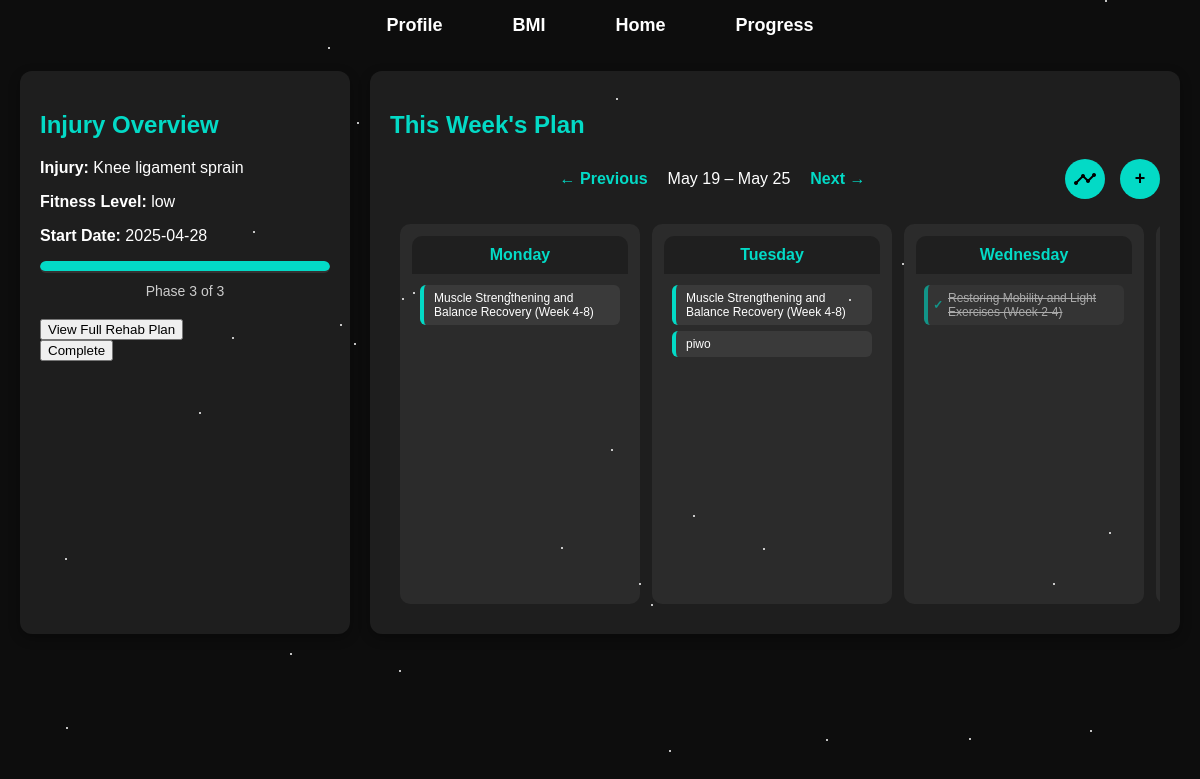
Page /home?week_offset=-2 (signed in) on the committed database.
### tables this page shows
CREATE TABLE user_events (
            id INTEGER PRIMARY KEY AUTOINCREMENT,
            user_id INTEGER NOT NULL,
            title TEXT NOT NULL,
            date TEXT NOT NULL, completed INTEGER DEFAULT 0, start DATETIME, end DATETIME, repeat_type TEXT,
            FOREIGN KEY (user_id) REFERENCES users(id)
        );

### app.py (the view)
@app.route("/home")
def home():
    user_id = session.get('user_id')
    if not user_id:
        return redirect(url_for('auth.login'))
    user_injury = get_user_injury(user_id)
    if not user_injury:
        return render_template("home_page.html",
                               injuries=get_distinct_injury_types(),
                               user_injury=None)
    injury_type, fitness_level, doctor_confirmed, rehab_start_date = user_injury
    rehab_start = datetime.strptime(rehab_start_date, "%Y-%m-%d").date()
    today = datetime.today().date()
    week_offset = request.args.get("week_offset", 0, type=int)
    monday = today - timedelta(days=today.weekday()) + timedelta(weeks=week_offset)
    week_dates = [monday + timedelta(days=i) for i in range(7)]
    week_range = f"{week_dates[0].strftime('%b %d')} – {week_dates[-1].strftime('%b %d')}"
    current_date = datetime.today().strftime('%Y-%m-%d')
    with connect_user_db() as conn:
        cursor = conn.cursor()
        cursor.execute('''
            SELECT title, completed
            FROM user_events
            WHERE user_id = ? AND date = ?
        ''', (user_id, today.strftime('%Y-%m-%d')))
        today_tasks = [{"title": row[0], "completed": bool(row[1])} for row in cursor.fetchall()]
        week = []
        for date in week_dates:
            cursor.execute('''
                SELECT id, title, start, end, completed
                FROM user_events
                WHERE user_id = ? AND date = ?
            ''', (user_id, date.strftime('%Y-%m-%d')))
            events = [{
                "id": row[0],
                "title": row[1],
                "start": row[2],
                "end": row[3],
                "completed": bool(row[4])
            } for row in cursor.fetchall()]
            week.append({
                "name": date.strftime("%A"),
                "date": date.strftime("%Y-%m-%d"),
                "events": events
            })
    current_phase, _, total_phases = get_current_rehab_phase(user_id)
    progress_percent = round((current_phase / total_phases) * 100, 1) if current_phase and total_phases else 0
    return render_template("home_page.html",
                           injury_type=injury_type,
                           fitness_level=fitness_level,
                           rehab_start_date=rehab_start_date,
                           current_phase=current_phase,
                           total_phases=total_phases,
                           progress_percent=progress_percent,
                           today_tasks=today_tasks,
                           week=week,
                           week_range=week_range,
                           week_offset=week_offset,
                           user_injury=user_injury,
                           current_date=current_date)

### database.py (called while the page is built)
def create_connection_injuries():
    return sqlite3.connect(DB_PATH_INJURIES)

def connect_user_db():
    return sqlite3.connect('instance/users.db')

def get_user_injury(user_id):
    with create_connection_injuries() as conn:
        cursor = conn.cursor()
        cursor.execute('''
            SELECT injury_type, fitness_level, doctor_confirmed, rehab_start_date
            FROM user_injuries
            WHERE user_id = ?
        ''', (user_id,))
        result = cursor.fetchone()
        if result:
            injury_type = result[0].strip() if result[0] else None
            fitness_level = result[1].strip() if result[1] else None
            return injury_type, fitness_level, result[2], result[3]
        return None

### templates/home_page.html (shortened to what this page needs)
<!DOCTYPE html>
<html lang="en">
<head>
    <link rel="stylesheet" href="{{ url_for('static', filename='css/home_page.css') }}">
</head>
<body>
<nav class="menu">
    <ul>
        <li><a href="/profile">Profile</a></li>
        <li><a href="/bmi">BMI</a></li>
        <li><a href="/home">Home</a></li>
        <li><a href="/progress">Progress</a></li>
    </ul>
</nav>
{% if user_injury %}
<main class="main-container">
    <section class="todays-plan">
        <h2>Injury Overview</h2>
        <p><strong>Injury:</strong> {{ user_injury[0] }}</p>
        <p><strong>Fitness Level:</strong> {{ fitness_level }}</p>
        <p><strong>Start Date:</strong> {{ rehab_start_date }}</p>
        <div class="progress-bar">
            <div class="progress" id="progress-bar" data-current-phase="{{ current_phase }}" data-total-phases="{{ total_phases }}"></div>
        </div>
        <div class="phase-indicator">
            <span>Phase {{ current_phase if current_phase else 'N/A' }} of {{ total_phases if total_phases else 'N/A' }}</span>
        </div>
        <div class="rehab-actions">
            <form action="{{ url_for('show_recommendations') }}" method="GET">
                <button type="submit" class="recommendation-btn">View Full Rehab Plan</button>
            </form>
            <form action="{{ url_for('complete_rehab') }}" method="POST">
                <button type="submit" class="complete-btn">Complete</button>
            </form>
        </div>
    </section>
    <section class="weekly-calendar">
        <h2>This Week's Plan</h2>
        <div class="calendar-nav">
            <div class="calendar-nav-links">
            {% if week_offset is defined %}
                <a href="{{ url_for('home', week_offset=week_offset - 1) }}">← Previous</a>
                <span class="week-range">{{ week_range }}</span>
                <a href="{{ url_for('home', week_offset=week_offset + 1) }}">Next →</a>
            {% else %}
                <span class="week-range">{{ week_range }}</span>
            {% endif %}
        </div>
            <div class="calendar-nav-buttons">
                <button id="log-progress-btn" class="circle-btn">
                    <span class="material-icons">timeline</span>
                </button>
                <button id="add-event-btn" class="green-btn">+</button>
            </div>
        </div>
        <div class="week-grid">
            {% for day in week %}
            <div class="day-column{% if day.date|string == current_date %} today{% endif %}">
                <div class="day-header">{{ day.name }}</div>
                <div class="day-body">
                    {% if day.events %}
                        {% for event in day.events %}
                        <div class="event {% if event.completed %}completed{% endif %}"
                            data-id="{{ event.id }}"
                            data-title="{{ event.title }}"
                            data-start="{{ event.start }}"
                            data-end="{{ event.end }}"
                            data-completed="{{ event.completed | string | lower }}"
                            onclick="openEventModal(this)">
                        {% if event.completed %}
                            <span class="checkmark">✓</span> {{ event.title }}
                        {% else %}
                            {{ event.title }}
                        {% endif %}
                        </div>
                        {% endfor %}
                    {% else %}
                        <div class="event">Rest / No Task</div>
                    {% endif %}
                </div>
            </div>
            {% endfor %}
        </div>
    </section>
</main>
{% endif %}
<link href='https://cdn.jsdelivr.net/npm/fullcalendar@5.11.0/main.min.css' rel='stylesheet' />
</body>
</html>

### static/css/home_page.css (style rules this page uses)
html, body { height: auto; overflow-y: auto; }
body { font-family: Arial, sans-serif; background: #0d0d0d; color: #ffffff; margin: 0; padding: 0; }
.menu { background-color: #0d0d0d; padding: 15px 0; box-shadow: none; }
.menu ul { list-style-type: none; padding: 0; margin: 0; display: flex; justify-content: center; }
.menu ul li { margin: 0 20px; }
.menu ul li a { text-decoration: none; color: #ffffff; font-size: 18px; font-weight: bold; padding: 10px 15px; border-radius: 5px; position: relative; transition: color 0.3s ease-in-out; }
.menu ul li a::after { content: ""; display: block; height: 2px; width: 0; background: #03dac6; transition: width 0.3s ease-in-out; position: absolute; left: 0; bottom: -3px; }
.todays-plan { flex: 0 0 25%; background: #1e1e1e; padding: 20px; border-radius: 12px; box-shadow: 0 4px 12px rgba(0,0,0,0.3); }
.main-container { display: flex; flex-direction: row; padding: 20px; gap: 20px; }
h2, h3, h4 { color: #03dac6; }
.progress-bar { background-color: #333; border-radius: 10px; height: 12px; width: 100%; overflow: hidden; margin: 10px 0; }
.progress { background-color: #03dac6; height: 10px; border-radius: 5px; transition: width 0.5s ease; }
.phase-indicator { text-align: center; font-size: 14px; margin-bottom: 20px; color: #ccc; }
ul { list-style: none; padding-left: 0; }
li { margin-bottom: 8px; font-size: 15px; }
.weekly-calendar { flex: 1; overflow-x: hidden; background: #1e1e1e; padding: 20px; border-radius: 12px; box-shadow: 0 4px 12px rgba(0,0,0,0.3); }
.calendar-nav { display: flex; justify-content: space-between; align-items: center; gap: 20px; margin-bottom: 15px; width: 100%; }
.calendar-nav-links { display: flex; align-items: center; gap: 10px; flex-grow: 1; justify-content: center; }
.calendar-nav-buttons { display: flex; align-items: center; margin-left: 10px; }
#add-event-btn { width: auto; }
.calendar-nav a { color: #03dac6; font-weight: bold; text-decoration: none; padding: 5px 10px; border-radius: 5px; transition: background 0.3s; }
.rehab-actions button { position: relative; z-index: 10; }
.week-range { font-size: 16px; color: white; }
.week-grid { display: flex; overflow-x: auto; overflow-y: hidden; scroll-snap-type: x mandatory; -webkit-overflow-scrolling: touch; gap: 12px; padding: 10px; margin: 0 auto; max-width: 100%; scroll-padding: 10px; scrollbar-width: none; }
.day-column { flex: 0 0 240px; scroll-snap-align: start; background: #2b2b2b; border-radius: 10px; display: flex; flex-direction: column; height: 380px; padding: 12px; box-sizing: border-box; transition: transform 0.2s ease; }
.day-header { font-weight: bold; text-align: center; padding: 10px 0; background: #1f1f1f; color: #03dac6; border-top-left-radius: 10px; border-top-right-radius: 10px; }
.day-body { padding: 5px 8px; overflow-y: auto; flex-grow: 1; }
.event { background: #3a3a3a; margin: 6px 0; padding: 6px 10px; border-radius: 6px; font-size: 12px; border-left: 4px solid #03dac6; }
.green-btn { background-color: #03dac6; color: #000; padding: 10px 16px; border: none; border-radius: 6px; font-weight: bold; margin-top: 15px; cursor: pointer; width: 100%; }
#add-event-btn, .circle-btn { background-color: #03dac6; color: black; font-weight: bold; border: none; border-radius: 50%; cursor: pointer; font-size: 18px; display: flex; justify-content: center; align-items: center; width: 40px; height: 40px; }
#add-event-btn { padding: 0; margin-top: 0; }
.circle-btn { padding: 0; }
.calendar-nav-buttons { display: flex; align-items: center; gap: 15px; margin-left: 10px; }

### templates/home_page.html (style rules this page uses)
.event.completed { text-decoration: line-through; opacity: 0.6; position: relative; padding-left: 20px; }
.event .checkmark { position: absolute; left: 5px; top: 50%; transform: translateY(-50%); color: #03dac6; font-weight: bold; }

### rows in the picture
user_events: title "Muscle Strengthening and Balance Recovery (Week 4-8)"
user_events: title "Muscle Strengthening and Balance Recovery (Week 4-8)"
user_events: title "piwo"
user_events: title "Restoring Mobility and Light Exercises (Week 2-4)"

### other values in the picture
{{ user_injury[0] }} "Knee ligament sprain"
{{ fitness_level }} "low"
{{ rehab_start_date }} "2025-04-28"
{{ current_phase if current_phase else 'N/A' }} "3"
{{ total_phases if total_phases else 'N/A' }} "3"
{{ week_range }} "May 19 – May 25"
{{ day.name }} "Monday" "Tuesday" "Wednesday"
